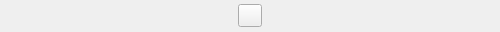
<?xml version="1.0" encoding="UTF-8"?>
<ui version="4.0">
 <class>MesonRewriterOptionContainer</class>
 <widget class="QWidget" name="MesonRewriterOptionContainer">
  <property name="geometry">
   <rect>
    <x>0</x>
    <y>0</y>
    <width>500</width>
    <height>32</height>
   </rect>
  </property>
  <property name="windowTitle">
   <string>Form</string>
  </property>
  <layout class="QHBoxLayout" name="h_layout">
   <property name="leftMargin">
    <number>0</number>
   </property>
   <property name="topMargin">
    <number>0</number>
   </property>
   <property name="rightMargin">
    <number>0</number>
   </property>
   <property name="bottomMargin">
    <number>0</number>
   </property>
   <item>
    <widget class="QToolButton" name="b_delete">
     <property name="icon">
      <iconset theme="edit-delete"/>
     </property>
    </widget>
   </item>
  </layout>
 </widget>
 <resources/>
 <connections>
  <connection>
   <sender>b_delete</sender>
   <signal>clicked()</signal>
   <receiver>MesonRewriterOptionContainer</receiver>
   <slot>deleteMe()</slot>
   <hints>
    <hint type="sourcelabel">
     <x>249</x>
     <y>15</y>
    </hint>
    <hint type="destinationlabel">
     <x>249</x>
     <y>15</y>
    </hint>
   </hints>
  </connection>
 </connections>
 <slots>
  <slot>deleteMe()</slot>
 </slots>
</ui>
